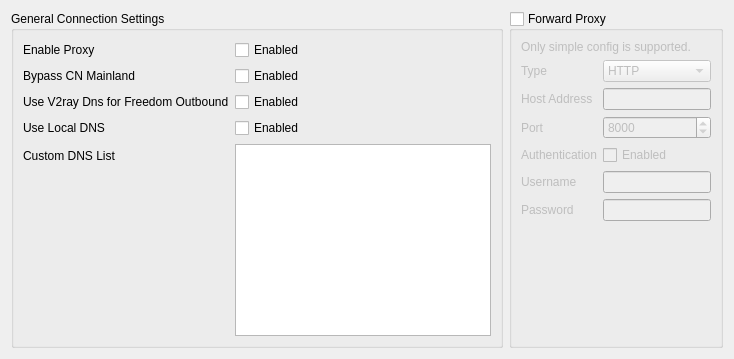
     <widget class="QWidget" name="tabWidgetPage3">
      <attribute name="title">
       <string>Connection Settings</string>
      </attribute>
      <layout class="QGridLayout" name="gridLayout_14">
       <item row="0" column="0">
        <layout class="QVBoxLayout" name="verticalLayout_10">
         <item>
          <widget class="QGroupBox" name="groupBox">
           <property name="title">
            <string>General Connection Settings</string>
           </property>
           <layout class="QFormLayout" name="formLayout">
            <item row="0" column="0">
             <widget class="QLabel" name="label_16">
              <property name="text">
               <string>Enable Proxy</string>
              </property>
             </widget>
            </item>
            <item row="0" column="1">
             <widget class="QCheckBox" name="proxyDefaultCb">
              <property name="text">
               <string>Enabled</string>
              </property>
             </widget>
            </item>
            <item row="1" column="0">
             <widget class="QLabel" name="label_17">
              <property name="text">
               <string>Bypass CN Mainland</string>
              </property>
             </widget>
            </item>
            <item row="1" column="1">
             <widget class="QCheckBox" name="bypassCNCb">
              <property name="text">
               <string>Enabled</string>
              </property>
             </widget>
            </item>
            <item row="2" column="0">
             <widget class="QLabel" name="label_75">
              <property name="text">
               <string>Use V2ray Dns for Freedom Outbound</string>
              </property>
             </widget>
            </item>
            <item row="2" column="1">
             <widget class="QCheckBox" name="DnsFreedomCb">
              <property name="text">
               <string>Enabled</string>
              </property>
             </widget>
            </item>
            <item row="3" column="0">
             <widget class="QLabel" name="label_18">
              <property name="text">
               <string>Use Local DNS</string>
              </property>
             </widget>
            </item>
            <item row="4" column="0">
             <widget class="QLabel" name="label_21">
              <property name="text">
               <string>Custom DNS List</string>
              </property>
             </widget>
            </item>
            <item row="4" column="1">
             <widget class="QPlainTextEdit" name="DNSListTxt"/>
            </item>
            <item row="3" column="1">
             <widget class="QCheckBox" name="localDNSCb">
              <property name="text">
               <string>Enabled</string>
              </property>
             </widget>
            </item>
           </layout>
          </widget>
         </item>
        </layout>
       </item>
       <item row="0" column="1">
        <layout class="QVBoxLayout" name="verticalLayout_7">
         <item>
          <widget class="QGroupBox" name="fpGroupBox">
           <property name="title">
            <string>Forward Proxy</string>
           </property>
           <property name="checkable">
            <bool>true</bool>
           </property>
           <property name="checked">
            <bool>false</bool>
           </property>
           <layout class="QFormLayout" name="formLayout_8">
            <item row="0" column="0" colspan="2">
             <widget class="QLabel" name="label_65">
              <property name="text">
               <string>Only simple config is supported.</string>
              </property>
             </widget>
            </item>
            <item row="1" column="0">
             <widget class="QLabel" name="label_49">
              <property name="text">
               <string>Type</string>
              </property>
             </widget>
            </item>
            <item row="1" column="1">
             <widget class="QComboBox" name="fpTypeCombo">
              <item>
               <property name="text">
                <string>HTTP</string>
               </property>
              </item>
              <item>
               <property name="text">
                <string>Socks</string>
               </property>
              </item>
             </widget>
            </item>
            <item row="2" column="0">
             <widget class="QLabel" name="label_50">
              <property name="text">
               <string>Host Address</string>
              </property>
             </widget>
            </item>
            <item row="2" column="1">
             <widget class="QLineEdit" name="fpAddressTx"/>
            </item>
            <item row="3" column="0">
             <widget class="QLabel" name="label_51">
              <property name="text">
               <string>Port</string>
              </property>
             </widget>
            </item>
            <item row="3" column="1">
             <widget class="QSpinBox" name="fpPortSB">
              <property name="minimum">
               <number>1</number>
              </property>
              <property name="maximum">
               <number>65535</number>
              </property>
              <property name="value">
               <number>8000</number>
              </property>
             </widget>
            </item>
            <item row="4" column="0">
             <widget class="QLabel" name="label_54">
              <property name="text">
               <string>Authentication</string>
              </property>
             </widget>
            </item>
            <item row="4" column="1">
             <widget class="QCheckBox" name="fpUseAuthCB">
              <property name="text">
               <string>Enabled</string>
              </property>
             </widget>
            </item>
            <item row="5" column="0">
             <widget class="QLabel" name="label_52">
              <property name="text">
               <string>Username</string>
              </property>
             </widget>
            </item>
            <item row="5" column="1">
             <widget class="QLineEdit" name="fpUsernameTx"/>
            </item>
            <item row="6" column="0">
             <widget class="QLabel" name="label_53">
              <property name="text">
               <string>Password</string>
              </property>
             </widget>
            </item>
            <item row="6" column="1">
             <widget class="QLineEdit" name="fpPasswordTx"/>
            </item>
           </layout>
          </widget>
         </item>
        </layout>
       </item>
      </layout>
     </widget>
